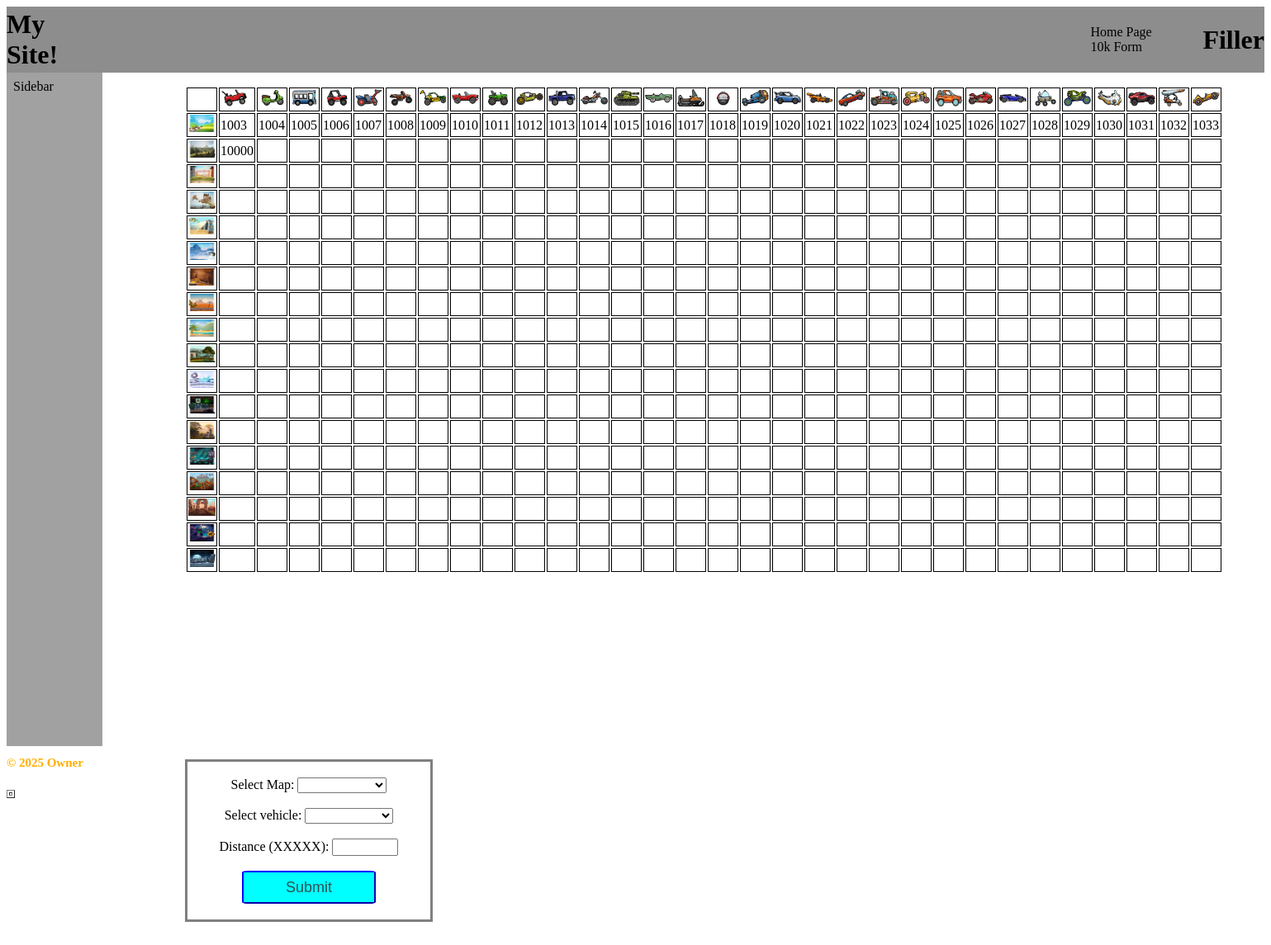
/10k_Form.html, run on an earlier commit of the app's database.
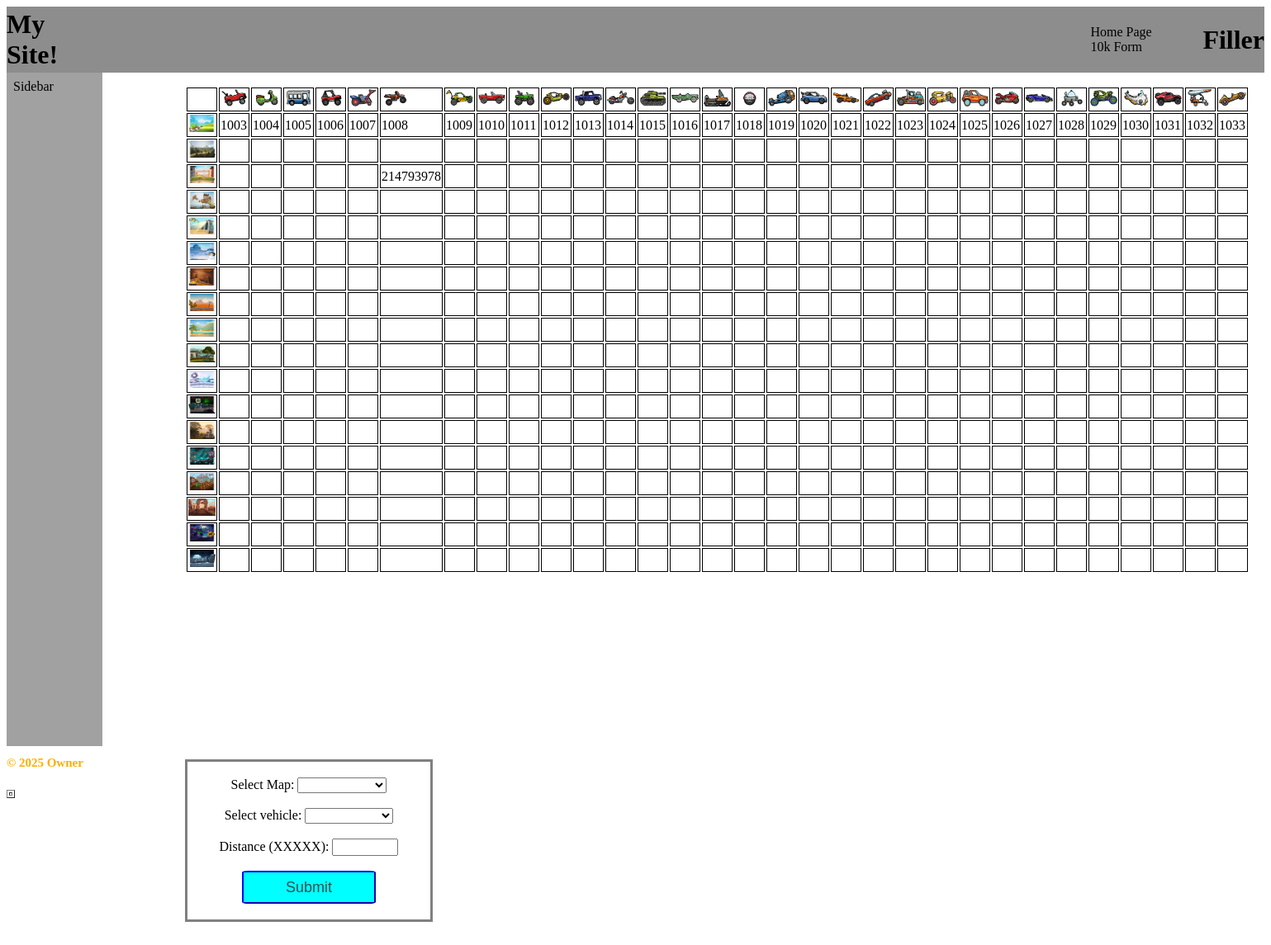
And on a later commit of the database.
### tables this page shows
CREATE TABLE Distances (
    id INTEGER PRIMARY KEY AUTOINCREMENT,
    map TEXT,
    vehicle TEXT,
    distance INTEGER,
    UNIQUE(map, vehicle)
);

### Main Backend.py (the view, shortened to what this page needs)
@app.route('/10k_Form.html', methods=['GET', 'POST'])
def Form10k():
    print(request.method)
    db = get_db()
    c = db.cursor()
    forms = c.execute('SELECT * FROM Distances').fetchall()
    Rows = {}
    for form in forms:
        Rows[(form['map'], form['vehicle'])] = form['distance']
    return render_template('10k_Form.html', forms=forms, Rows=Rows)

### Main Backend.py (called while the page is built)
def get_db(): #Database connection function
    db = getattr(g, '_database', None)
    if db is None:
        db = g._database = sqlite3.connect('Python_Backend/Distances.db')
        db.row_factory = sqlite3.Row
        c = db.cursor()
        db.commit()
    return db

### templates/10k_Form.html (shortened to what the changed rows need)
{% extends 'layout.html' %}
{% block content %}
<head>
    <div>
        <table class="adventure-table">
            <tr>
                <td><img src="{{url_for('static', filename='forest.png') }}" alt="image"></td>
                <td>{{ Rows.get(("Forest", "Jeep"), "") }}</td>
                <td>{{ Rows.get(("Forest", "Scooter"), "") }}</td>
                <td>{{ Rows.get(("Forest", "Bus"), "") }}</td>
                <td>{{ Rows.get(("Forest", "Mk2"), "") }}</td>
                <td>{{ Rows.get(("Forest", "Tractor"), "") }}</td>
                <td>{{ Rows.get(("Forest", "Motocross"), "") }}</td>
                <td>{{ Rows.get(("Forest", "Dunebuggy"), "") }}</td>
                <td>{{ Rows.get(("Forest", "Sportscar"), "") }}</td>
                <td>{{ Rows.get(("Forest", "Monstertruck"), "") }}</td>
                <td>{{ Rows.get(("Forest", "Rotator"), "") }}</td>
                <td>{{ Rows.get(("Forest", "Superdiesel"), "") }}</td>
                <td>{{ Rows.get(("Forest", "Chopper"), "") }}</td>
                <td>{{ Rows.get(("Forest", "Tank"), "") }}</td>
                <td>{{ Rows.get(("Forest", "Lowrider"), "") }}</td>
                <td>{{ Rows.get(("Forest", "Snowmobile"), "") }}</td>
                <td>{{ Rows.get(("Forest", "Monowheel"), "") }}</td>
                <td>{{ Rows.get(("Forest", "Beast"), "") }}</td>
                <td>{{ Rows.get(("Forest", "Rallycar"), "") }}</td>
                <td>{{ Rows.get(("Forest", "Formula"), "") }}</td>
                <td>{{ Rows.get(("Forest", "Musclecar"), "") }}</td>
                <td>{{ Rows.get(("Forest", "Racingtruck"), "") }}</td>
                <td>{{ Rows.get(("Forest", "Hotrod"), "") }}</td>
                <td>{{ Rows.get(("Forest", "CCev"), "") }}</td>
                <td>{{ Rows.get(("Forest", "Superbike"), "") }}</td>
                <td>{{ Rows.get(("Forest", "Supercar"), "") }}</td>
                <td>{{ Rows.get(("Forest", "Moonlander"), "") }}</td>
                <td>{{ Rows.get(("Forest", "Rockbouncer"), "") }}</td>
                <td>{{ Rows.get(("Forest", "Hoverbike"), "") }}</td>
                <td>{{ Rows.get(("Forest", "Raider"), "") }}</td>
                <td>{{ Rows.get(("Forest", "Glider"), "") }}</td>
                <td>{{ Rows.get(("Forest", "Bolt"), "") }}</td>
            </tr>
            <tr>
                <td><img src="{{url_for('static', filename='city.png') }}" alt="image"></td>
                <td>{{ Rows.get(("City", "Jeep"), "") }}</td>
                <td>{{ Rows.get(("City", "Scooter"), "") }}</td>
                <td>{{ Rows.get(("City", "Bus"), "") }}</td>
                <td>{{ Rows.get(("City", "Mk2"), "") }}</td>
                <td>{{ Rows.get(("City", "Tractor"), "") }}</td>
                <td>{{ Rows.get(("City", "Motocross"), "") }}</td>
                <td>{{ Rows.get(("City", "Dunebuggy"), "") }}</td>
                <td>{{ Rows.get(("City", "Sportscar"), "") }}</td>
                <td>{{ Rows.get(("City", "Monstertruck"), "") }}</td>
                <td>{{ Rows.get(("City", "Rotator"), "") }}</td>
                <td>{{ Rows.get(("City", "Superdiesel"), "") }}</td>
                <td>{{ Rows.get(("City", "Chopper"), "") }}</td>
                <td>{{ Rows.get(("City", "Tank"), "") }}</td>
                <td>{{ Rows.get(("City", "Lowrider"), "") }}</td>
                <td>{{ Rows.get(("City", "Snowmobile"), "") }}</td>
                <td>{{ Rows.get(("City", "Monowheel"), "") }}</td>
                <td>{{ Rows.get(("City", "Beast"), "") }}</td>
                <td>{{ Rows.get(("City", "Rallycar"), "") }}</td>
                <td>{{ Rows.get(("City", "Formula"), "") }}</td>
                <td>{{ Rows.get(("City", "Musclecar"), "") }}</td>
                <td>{{ Rows.get(("City", "Racingtruck"), "") }}</td>
                <td>{{ Rows.get(("City", "Hotrod"), "") }}</td>
                <td>{{ Rows.get(("City", "CCev"), "") }}</td>
                <td>{{ Rows.get(("City", "Superbike"), "") }}</td>
                <td>{{ Rows.get(("City", "Supercar"), "") }}</td>
                <td>{{ Rows.get(("City", "Moonlander"), "") }}</td>
                <td>{{ Rows.get(("City", "Rockbouncer"), "") }}</td>
                <td>{{ Rows.get(("City", "Hoverbike"), "") }}</td>
                <td>{{ Rows.get(("City", "Raider"), "") }}</td>
                <td>{{ Rows.get(("City", "Glider"), "") }}</td>
                <td>{{ Rows.get(("City", "Bolt"), "") }}</td>
            </tr>
        </table>
    </div>
</head>
<body>
</body>
{% endblock %}

What changed in the data, as far as the page shows it:
removed Distances: get "10000"
added Distances: get "214793978"
